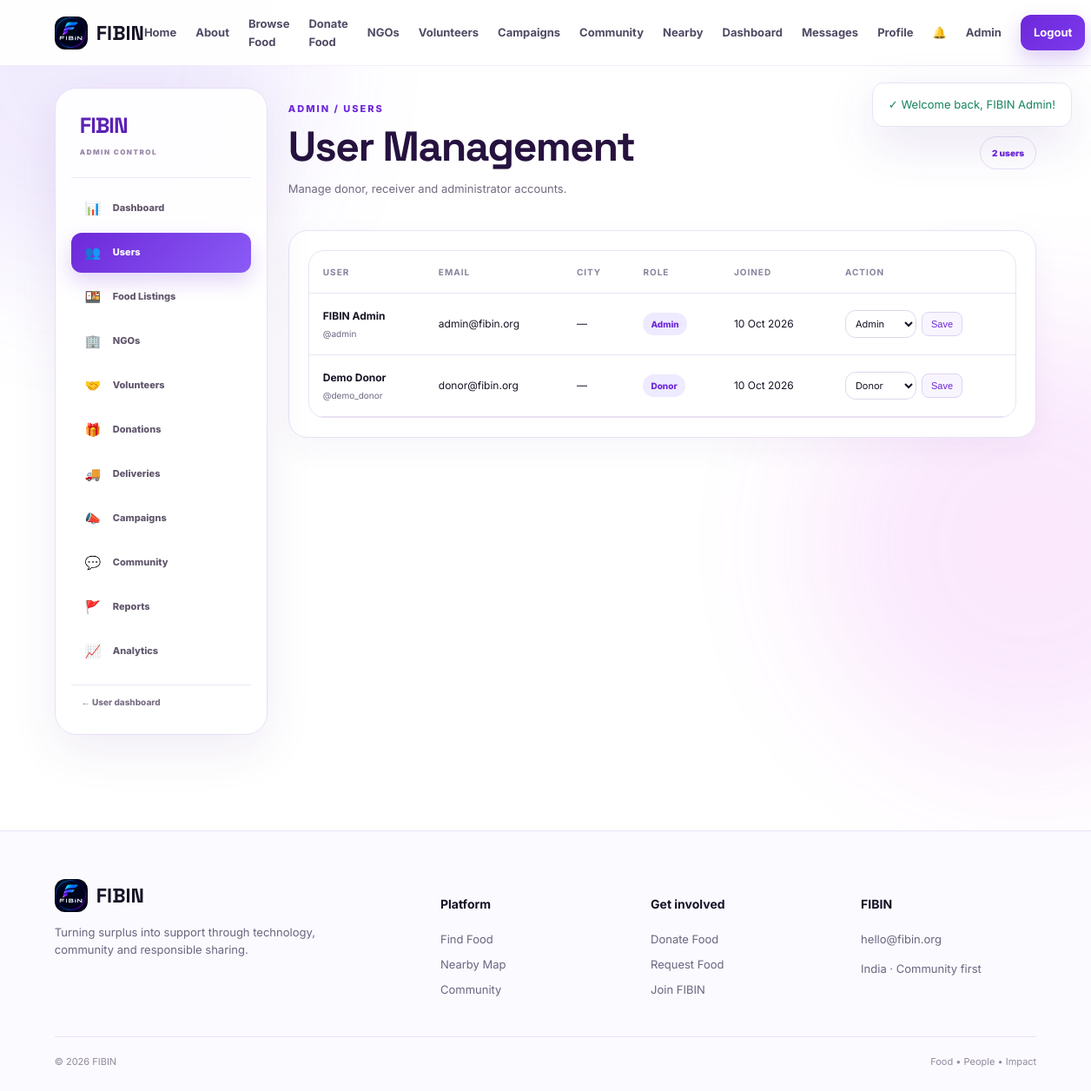
The page /admin/users.php (signed in) on the database its author committed.
### tables this page shows
CREATE TABLE IF NOT EXISTS users (id INT AUTO_INCREMENT PRIMARY KEY,name VARCHAR(120) NOT NULL,username VARCHAR(50) NULL UNIQUE,email VARCHAR(190) NOT NULL UNIQUE,password VARCHAR(255) NOT NULL,role ENUM('donor','receiver','admin') NOT NULL DEFAULT 'donor',bio TEXT NULL,phone VARCHAR(30) NULL,city VARCHAR(120) NULL,avatar VARCHAR(255) NULL,last_seen DATETIME NULL,created_at TIMESTAMP DEFAULT CURRENT_TIMESTAMP);

### config/config.php (called while the page is built, shortened)
<?php
function e($value){return htmlspecialchars((string)$value,ENT_QUOTES,'UTF-8');}

### admin/users.php (the view, shortened to what this page needs)
<?php $page_title='Users'; require 'layout.php';
$users=$pdo->query('SELECT id,name,username,email,role,city,created_at,last_seen FROM users ORDER BY created_at DESC')->fetchAll();
?>
<section class="admin-page-head"><div><span class="kicker">ADMIN / USERS</span><h1>User Management</h1><p>Manage donor, receiver and administrator accounts.</p></div><div class="admin-count"><?=count($users)?> users</div></section>
<div class="admin-table-card"><div class="table-wrap"><table><thead><tr><th>User</th><th>Email</th><th>City</th><th>Role</th><th>Joined</th><th>Action</th></tr></thead><tbody><?php foreach($users as $u):?><tr><td><b><?=e($u['name'])?></b><small>@<?=e($u['username']??'')?></small></td><td><?=e($u['email'])?></td><td><?=e($u['city']?:'—')?></td><td><span class="badge info"><?=e($u['role'])?></span></td><td><?=e(date('d M Y',strtotime($u['created_at'])))?></td><td><form class="inline-form" method="post"><input type="hidden" name="csrf" value="<?=e(csrf_token())?>"><input type="hidden" name="id" value="<?=$u['id']?>"><select name="role"><option value="donor" <?=$u['role']==='donor'?'selected':''?>>Donor</option><option value="receiver" <?=$u['role']==='receiver'?'selected':''?>>Receiver</option><option value="admin" <?=$u['role']==='admin'?'selected':''?>>Admin</option></select><button class="mini-btn">Save</button></form></td></tr><?php endforeach;?></tbody></table></div></div>
<?php require 'footer.php'; ?>

### assets/css/style.css (style rules this page uses)
:root { --purple:#6d28d9;--purple2:#8b5cf6;--purple3:#a78bfa;--ink:#171225;--muted:#6b6680;--line:#e9e4f5;--soft:#f8f6ff;--white:#fff;--green:#16845b;--red:#c63c55;--amber:#a76a00;--shadow:0 18px 55px rgba(56,31,120,.12);--radius:20px }
* { box-sizing:border-box }
html { scroll-behavior:smooth }
body { margin:0;font-family:Inter,Arial,sans-serif;color:var(--ink);background:#fff;line-height:1.6 }
.eyebrow,.kicker { font-size:11px;font-weight:800;letter-spacing:2px;color:var(--purple);text-transform:uppercase }
.badge { display:inline-flex;padding:5px 9px;border-radius:99px;font-size:10px;font-weight:800;text-transform:capitalize }
.badge.info { background:#eeeaff;color:var(--purple) }
input,select,textarea { width:100%;border:1px solid #ded8ec;background:#fff;color:var(--ink);border-radius:12px;padding:13px 14px;font:inherit;outline:none }
.table-wrap { overflow-x:auto;border:1px solid var(--line);border-radius:18px;background:#fff }
table { width:100%;border-collapse:collapse;min-width:750px }
th,td { text-align:left;padding:16px;border-bottom:1px solid var(--line);font-size:12px }
th { font-size:10px;text-transform:uppercase;letter-spacing:1px;color:#8b829e }
td small { display:block;color:var(--muted);margin-top:3px }
.mini-btn { border:1px solid #ddd3f5;background:#f8f5ff;color:var(--purple);padding:7px 10px;border-radius:8px;font-size:11px;cursor:pointer }
.inline-form { display:flex;gap:6px;align-items:center }
.inline-form select { width:auto;padding:7px;font-size:11px }
:root { --purple:#6d28d9;--purple2:#8b5cf6;--purple3:#a855f7;--violet:#4c1d95;--soft:#f7f3ff;--line:#e9e2f5;--shadow:0 18px 60px rgba(76,29,149,.12) }
.admin-page-head { display:flex;justify-content:space-between;gap:20px;align-items:center;margin:10px 0 24px }
.admin-page-head h1 { font:800 clamp(30px,4vw,48px)/1.05 'Space Grotesk';letter-spacing:-1.5px;color:#26123f;margin:7px 0 }
.admin-page-head p { color:#746a80;font-size:13px;max-width:720px }
.admin-count,.admin-live { padding:10px 13px;border:1px solid #e7def6;border-radius:999px;background:#fff;color:#6d28d9;font-size:10px;font-weight:900;white-space:nowrap }
.admin-form-card,.admin-table-card { background:#fff;border:1px solid #e9e0f6;border-radius:22px;padding:22px;margin-bottom:22px;box-shadow:0 12px 35px rgba(70,35,120,.05) }

### rows shown on the page
users: name "FIBIN Admin", username "admin", email "admin@fibin.org", city "—", role "Admin", created_at "10 Oct 2026"
users: name "Demo Donor", username "demo_donor", email "donor@fibin.org", city "—", role "Donor", created_at "10 Oct 2026"

### other values the page prints
$m "Welcome back, FIBIN Admin!"
$n[2] "📊"
$n[0] "Dashboard"
$n[2] "👥"
$n[0] "Users"
$n[2] "🍱"
$n[0] "Food Listings"
$n[2] "🏢"
$n[0] "NGOs"
$n[2] "🤝"
$n[0] "Volunteers"
$n[2] "🎁"
$n[0] "Donations"
$n[2] "🚚"
$n[0] "Deliveries"
